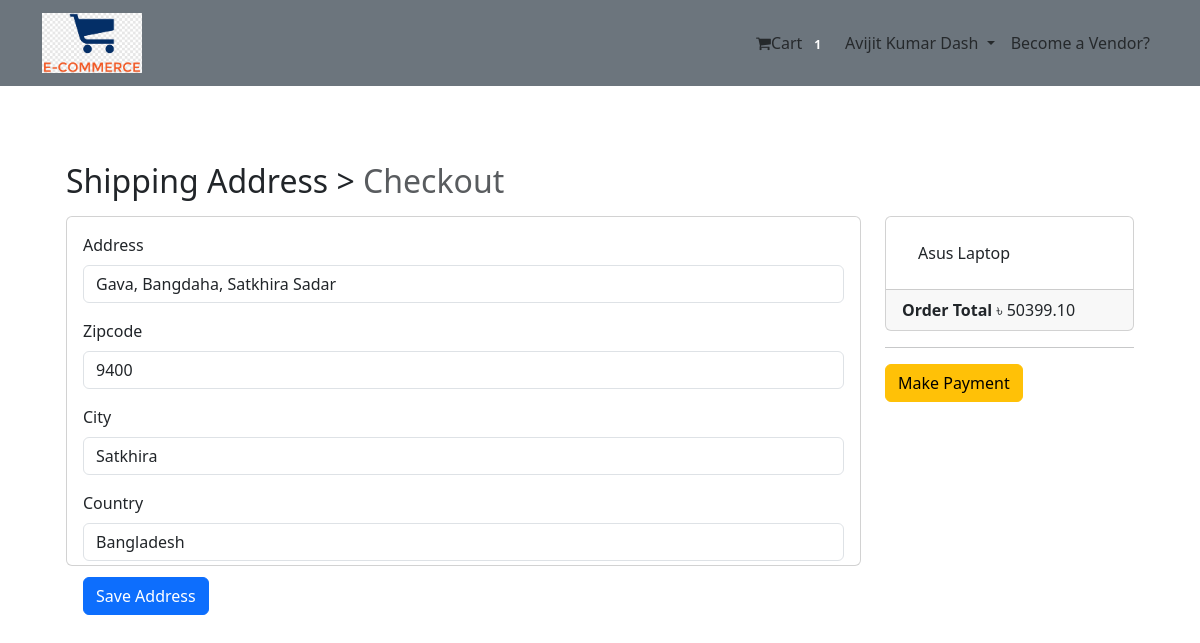
Page /payment/checkout/ (signed in) on the earlier database version.
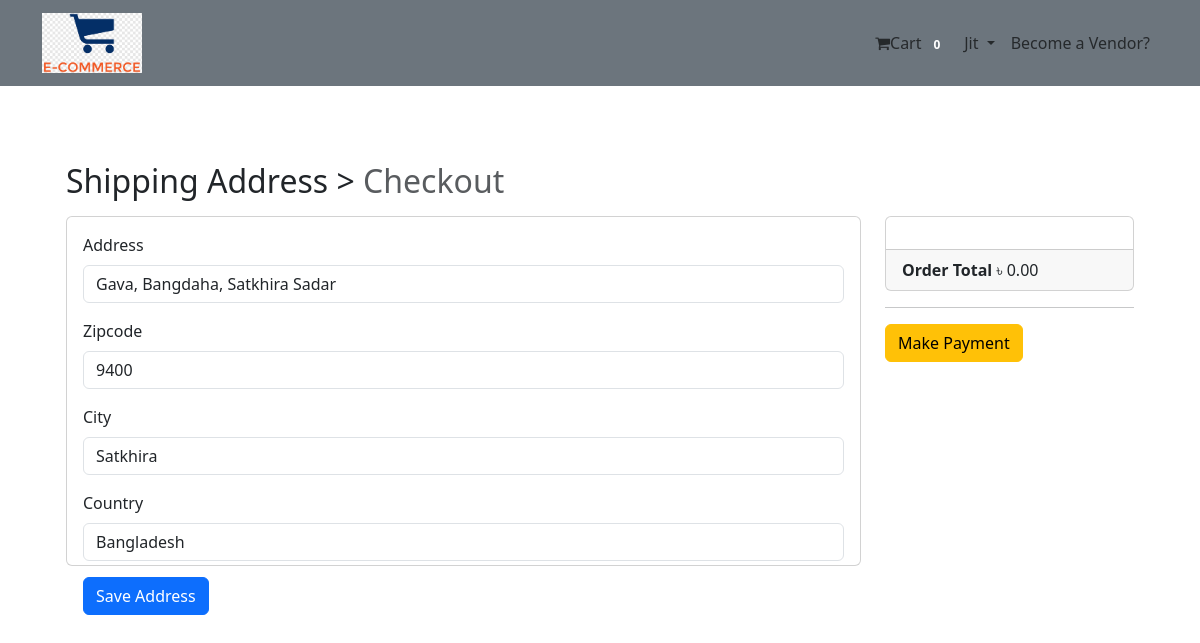
Same page on the later database version.
### account/models.py (models this page shows, shortened)
class User(AbstractBaseUser , PermissionsMixin):
    email = models.EmailField(unique=True, null=False)
    is_staff = models.BooleanField(
        gettext_lazy('stuff status'),
        default = False,
        help_text = gettext_lazy('Designates whether the user should be treated as active. Unselect this instead of deleting accounts.')
    )
    is_active = models.BooleanField(
        gettext_lazy('active'),
        default = True,
        help_text = gettext_lazy('Designates whether the user can log in this site.')
    )
    USERNAME_FIELD = 'email'
    objects = MyUserManager()

class Profile(models.Model):
    user = models.OneToOneField(User, on_delete=models.CASCADE, related_name='profile')
    full_name = models.CharField(max_length=255, blank=True)
    address = models.TextField(max_length=300,blank=True)
    city = models.CharField(max_length=50,blank=True)
    zip = models.CharField(max_length=10, blank=True)
    country = models.CharField(max_length=50, blank=True)
    phone = models.CharField(max_length=20, blank=True)
    date_joined = models.DateTimeField(auto_now_add=True)

### order/models.py (models this page shows, shortened)
class Order(models.Model):
    Processing = 'Processing'
    Delivered = 'Delivered'
    status_choices = [
        (Processing, 'Processing'),
        (Delivered, 'Delivered')
    ]
    coupon = models.ForeignKey(
        Coupon, on_delete=models.CASCADE, null=True, blank=True, related_name='cart_coupon')
    orderitems = models.ManyToManyField(Cart)
    user = models.ForeignKey(settings.AUTH_USER_MODEL, on_delete=models.CASCADE)
    ordered = models.BooleanField(default=False)
    created = models.DateTimeField(auto_now_add=True)
    paymentId = models.CharField(max_length=264, blank=True, null=True)
    orderId = models.CharField(max_length=255,blank=True, null=True)
    status = models.CharField(
        max_length=10, choices=status_choices, default=Processing)
    def get_totals(self):
        total = 0
        for order_item in self.orderitems.all():
            total += float(order_item.get_total())
        if self.coupon and self.coupon.is_expired == False:
            if self.coupon.min_amount <= total:
                total = total - (total * (self.coupon.discount/100))
                return total
        return total

class Cart(models.Model):
    user = models.ForeignKey(settings.AUTH_USER_MODEL, on_delete=models.CASCADE, related_name='cart')
    item = models.ForeignKey(Product, on_delete=models.CASCADE, related_name='item')
    quantity = models.IntegerField(default=1)
    purchased = models.BooleanField(default=False)
    created_at = models.DateTimeField(auto_now_add=True)
    updated_at = models.DateTimeField(auto_now_add=True)
    def get_total(self):
        total = self.item.price * self.quantity
        priceTotal = format(total,'0.2f')
        return priceTotal

### shop/models.py (models this page shows, shortened)
class Product(models.Model):
    category = models.ForeignKey(Category, on_delete=models.CASCADE, related_name='category')
    vendor = models.ForeignKey(
        Vendor, on_delete=models.CASCADE, related_name='product_vendor')
    productimage = models.ImageField(upload_to='Products')
    name = models.CharField(max_length=255)
    price = models.FloatField(default=0.00)
    old_price = models.FloatField(default=0.00, null=True, blank=True)
    preview_text = models.TextField(max_length=200, verbose_name='Preview Text')
    description = models.TextField(max_length=1000, verbose_name='Description')
    created_at = models.DateTimeField(auto_now_add=True)
    class Meta:
        ordering = ['created_at']

### payment/views.py (the view, shortened to what this page needs)
# urls.py: path('checkout/', views.checkout, name='checkout'),
@login_required
def checkout(request):
    saved_address = BillingAddress.objects.get_or_create(user=request.user)
    order_qs = Order.objects.filter(user=request.user, ordered=False)
    order_items = order_qs[0].orderitems.all()
    order_total = order_qs[0].get_totals()
    form = BillingAddressForm(instance=saved_address[0])
    return render(request, 'payment/checkout.html', context={'form': form, 'order_items': order_items, 'order_total': order_total})

### payment/forms.py
class BillingAddressForm(forms.ModelForm):
    class Meta:
        model = BillingAddress
        exclude = ['user']

### order/templatetags/cart_tag.py (called while the page is built)
@register.filter
def cart_total(user):
    order = Order.objects.filter(user=user, ordered=False)
    if order.exists():
        return order[0].orderitems.count()
    else:
        return 0

### payment/models.py (called while the page is built)
    def is_fully_filled(self):
        field_names = [f.name for f in self._meta.get_fields()]
        for field_name in field_names:
            value = getattr(self, field_name)
            if value is None or value == '':
                return False
            return True

### templates/payment/checkout.html (shortened to what this page needs)
{% extends "base.html" %}
{% load crispy_forms_tags %}
{% block content %}
    <div class="container mt-5">
        <h2 class="mb-3">
            Shipping Address > <span class="text-muted">Checkout</span>
        </h2>
        <div class="row">
            <div class="col-md-9">
                <div class="card mb-5">
                    <div class="card-body">
                        <form method="POST">
                            {{form|crispy}}
                            <button type="submit" class="btn btn-primary float-right">Save Address</button>
                        </form>
                    </div>
                </div>
            </div>
            <div class="col-md-3">
                <div class="card" style="height: auto;">
                    <div class="card-body">
                        <ul class="list-group list-group-flush">
                            {% for order_item in order_items%}
                                <li class="list-group-item"> {{order_item.item.name}} {{item.quantity}} </li>
                            {% endfor %}
                        </ul>
                    </div>
                    <div class="card-footer">
                        <span class="float-left">
                            <b>Order Total</b>
                        </span>
                        <span class="float-right"> &#2547; {{order_total|floatformat:2}} </span>
                    </div>
                </div>
                <hr>
                {% if user.saved_address.is_fully_filled %}
                    <a href="{% url 'payment' %}" class="btn btn-warning">Make Payment</a>
                {% else %}
                    <div class="alert alert-info">
                        <p>Please fill up all the information to make payment.</p>
                    </div>
                {% endif %}
            </div>
        </div>
    </div>
{% endblock content %}

### templates/navbar.html (shortened to what this page needs)
{% load cart_tag %}
<nav class="navbar navbar-expand-lg bg-secondary">
    <div class="container">
        <a class="navbar-brand" href="{% url 'home' %}"><img class="logo" src="/static/logo/logo.png" alt=""></a>
        <div class="collapse navbar-collapse" id="navbarNav">
            <ul class="navbar-nav ms-auto">
                {% if request.user.is_authenticated %}
                <li class="nav-item">
                    <a href="{% url 'cart' %}" class="nav-link">
                        <i class="fa fa-shopping-cart"></i>Cart
                        <span class="badge badge-light"> {{ request.user|cart_total }}</span>
                    </a>
                </li>
                <li class="nav-item dropdown">
                    {% if user.profile.full_name %}
                    <a class="nav-link dropdown-toggle" href="#" role="button" data-bs-toggle="dropdown"
                        aria-expanded="false">
                        {{user.profile.full_name}}
                    </a>
                    {% else %}
                    <a class="nav-link dropdown-toggle" href="#" role="button" data-bs-toggle="dropdown"
                        aria-expanded="false">
                        {{user.email}}
                    </a>
                    {% endif %}
                </li>
                {% if user.vendor_profile %}
                {% else %}
                <li class="nav-item">
                    <a class="nav-link" href="{% url 'vendor' %}">Become a Vendor?</a>
                </li>
                {% endif %}
                {% else %}
                <li class="nav-item">
                    <a href="{% url 'login' %}" class="btn btn-primary"> Sign Up / Log In </a>
                </li>
                {% endif %}
            </ul>
        </div>
    </div>
</nav>

Differences in the rows shown:
removed Cart: item.name "Asus Laptop"
changed User: user|cart_total "1" → "0"; profile.full_name "Avijit Kumar Dash" → "Jit"
Other differences:
{{ order_total|floatformat:2 }}: "50399.10" → "0.00"
